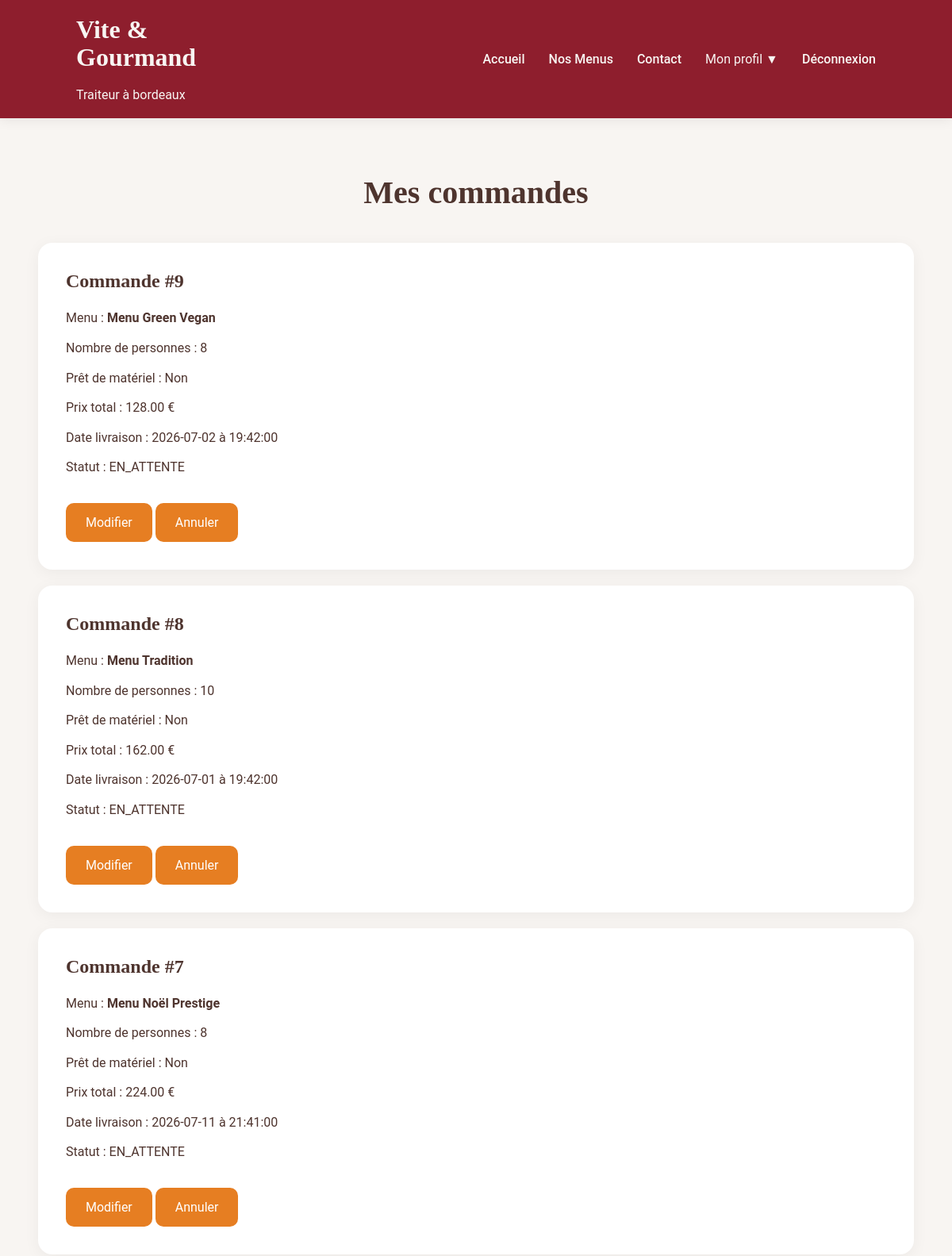
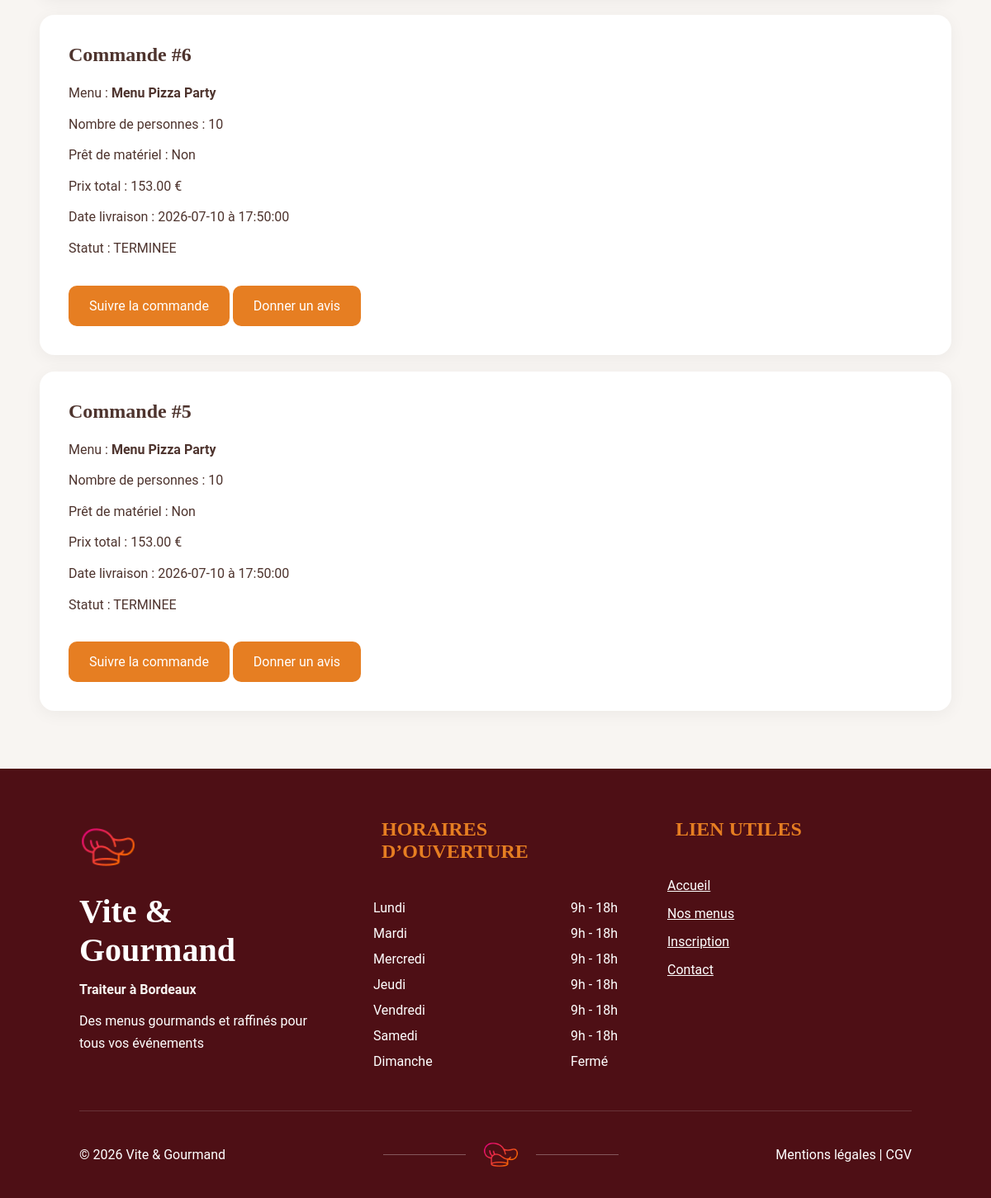
Screenshot of /pages/client/commande-client.php (signed in) with the database file from the repository (2 pictures, top to bottom).
### tables this page shows
CREATE TABLE `commande` (
  `idCommande` int(11) NOT NULL,
  `dateCommande` datetime DEFAULT current_timestamp(),
  `dateLivraison` date NOT NULL,
  `heureLivraison` time NOT NULL,
  `adresseLivraison` varchar(255) NOT NULL,
  `nbPersonnes` int(11) NOT NULL,
  `prixTotal` decimal(10,2) NOT NULL,
  `statut` enum('EN_ATTENTE','ACCEPTEE','EN_PREPARATION','EN_LIVRAISON','LIVREE','EN_ATTENTE_MATERIEL','TERMINEE','ANNULEE') DEFAULT 'EN_ATTENTE',
  `idUtilisateur` int(11) NOT NULL,
  `prixMenu` decimal(10,2) NOT NULL DEFAULT 0.00,
  `pretMateriel` tinyint(1) NOT NULL DEFAULT 0,
  `restitutionMateriel` tinyint(1) NOT NULL DEFAULT 0
);

CREATE TABLE `menu` (
  `idMenu` int(11) NOT NULL,
  `titre` varchar(150) NOT NULL,
  `description` text DEFAULT NULL,
  `theme` varchar(100) DEFAULT NULL,
  `regime` varchar(100) DEFAULT NULL,
  `nbPersonnesMin` int(11) NOT NULL,
  `prixParPersonne` decimal(10,2) NOT NULL,
  `stock` int(11) DEFAULT 0,
  `conditions` text DEFAULT NULL
);

### pages/client/commande-client.php (the view, shortened to what this page needs)
<?php
require '../../config/database.php';
$idUtilisateur = $_SESSION['user']['idUtilisateur'];
$sql = "
SELECT
    c.*,
    m.titre AS menuTitre
FROM commande c
INNER JOIN commande_menu cm
ON c.idCommande = cm.idCommande
INNER JOIN menu m
ON cm.idMenu = m.idMenu
WHERE c.idUtilisateur = ?
ORDER BY c.dateCommande DESC
";
$query = $pdo->prepare($sql);
$query->execute([$idUtilisateur]);
$commandes = $query->fetchAll();
?>
<!DOCTYPE html>
<html lang="fr">
<head>
    <link rel="stylesheet" href="../../css/vite&gourmand.css">
    <link rel="stylesheet" href="../../css/admin_client/admin_client1.css">
</head>
<body>
<?php require '../../includes/navbar.php'; ?>
<main class="container">
    <h1 class="page-title">Mes commandes</h1>
    <?php foreach($commandes as $commande): ?>
    <div class="card">
        <h3>
            Commande #<?= $commande['idCommande']; ?>
        </h3>
        <p>
            Menu :
            <strong><?= $commande['menuTitre']; ?></strong>
        </p>
        <p>
            Nombre de personnes :
            <?= $commande['nbPersonnes']; ?>
        </p>
        <p>
            Prêt de matériel :
            <?= $commande['pretMateriel'] == 1 ? 'Oui' : 'Non'; ?>
        </p>
        <p>
            Prix total :
            <?= $commande['prixTotal']; ?> €
        </p>
        <p>
            Date livraison :
            <?= $commande['dateLivraison']; ?>
            à
            <?= $commande['heureLivraison']; ?>
        </p>
        <p>
            Statut :
            <?= $commande['statut']; ?>
        </p>
        <?php if($commande['statut'] === 'EN_ATTENTE'): ?>
            <a
                href="update-commande.php?id=<?= $commande['idCommande']; ?>"
                class="btn"
            >
                Modifier
            </a>
            <a
                href="cancel-commande.php?id=<?= $commande['idCommande']; ?>"
                class="btn"
            >
                Annuler
            </a>
        <?php endif; ?>
        <?php if($commande['statut'] !== 'EN_ATTENTE'): ?>
            <a
                href="suivie-commande.php?id=<?= $commande['idCommande']; ?>"
                class="btn">
                Suivre la commande
            </a>
        <?php endif; ?>
        <?php if($commande['statut'] === 'TERMINEE'): ?>
            <a
                href="avis.php?id=<?= $commande['idCommande']; ?>"
                class="btn"
            >
                Donner un avis
            </a>
        <?php endif; ?>
    </div>
    <?php endforeach; ?>
</main>
<?php require '../../includes/footer.php'; ?>
</body>
</html>

### css/vite&gourmand.css (style rules this page uses)
* { margin: 0; padding: 0; box-sizing: border-box; }
body { font-family: 'Roboto', sans-serif; background: #F8F5F2; color: #4E342E; }
.page-title { text-align: center; font-family: 'Playfair Display', serif; font-size: 40px; margin-bottom: 40px; }
h3 { font-family: 'Playfair Display', serif; font-size: 24px; margin-bottom: 20px; }

### css/admin_client/admin_client1.css (style rules this page uses)
.container { width: 92%; max-width: 1300px; margin: 70px auto; }
.card { background: white; border-radius: 18px; padding: 35px; margin-bottom: 20px; box-shadow: 0 4px 20px rgba(0, 0, 0, 0.05); }
.card p { margin-bottom: 12px; line-height: 1.6; }
.btn { display: inline-block; align-self: flex-start; background: #E67E22; color: white; text-decoration: none; margin-top: 20px; padding: 15px 25px; border-radius: 10px; transition: 0.3s; }

### rows the page displays
commande: idCommande "9", menu.titre "Menu Green Vegan", nbPersonnes "8", pretMateriel "Non", prixTotal "128.00", dateLivraison "2026-07-02", heureLivraison "19:42:00", statut "EN_ATTENTE"
commande: idCommande "8", menu.titre "Menu Tradition", nbPersonnes "10", pretMateriel "Non", prixTotal "162.00", dateLivraison "2026-07-01", heureLivraison "19:42:00", statut "EN_ATTENTE"
commande: idCommande "7", menu.titre "Menu Noël Prestige", nbPersonnes "8", pretMateriel "Non", prixTotal "224.00", dateLivraison "2026-07-11", heureLivraison "21:41:00", statut "EN_ATTENTE"
commande: idCommande "6", menu.titre "Menu Pizza Party", nbPersonnes "10", pretMateriel "Non", prixTotal "153.00", dateLivraison "2026-07-10", heureLivraison "17:50:00", statut "TERMINEE"
commande: idCommande "5", menu.titre "Menu Pizza Party", nbPersonnes "10", pretMateriel "Non", prixTotal "153.00", dateLivraison "2026-07-10", heureLivraison "17:50:00", statut "TERMINEE"
